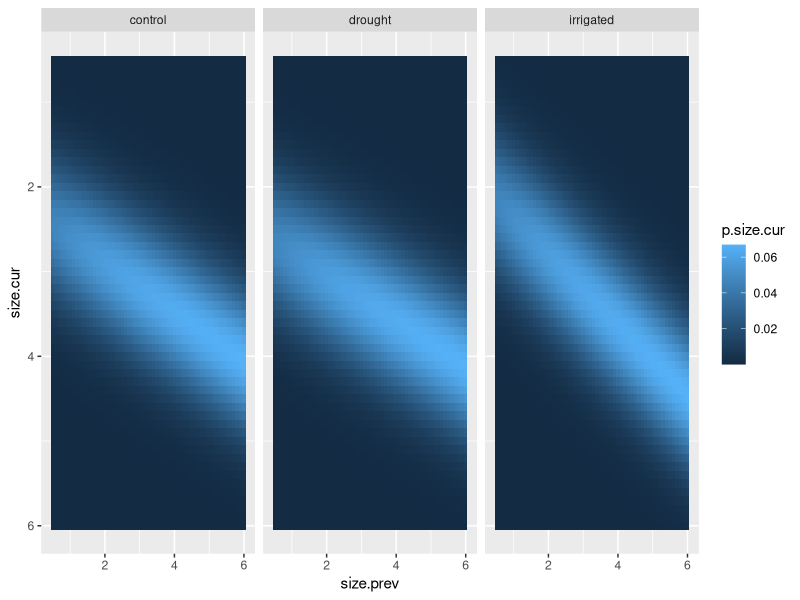

This chart was generated by the following R code: (Note: this script raises an error after producing the figure.)
# Script for re-running reproductive vital rate models and performing model
# selection and exporting a deterministic, survival e kernel for
# IPM analysis.
# --- Setup ---------------------------------------------------------

library(ggplot2)
library(dplyr)
library(tidyr)
library(glmmTMB)

rm(list = ls())

all.data = merge(
  x = read.csv('01_data_cleaning/out/demo_phen_seed_2016-2024_final.csv'),
  y = read.csv('00_raw_data/plot_treatments.csv'),
  by.x = 'Plot', by.y = 'plot'
)

nrow(all.data)
head(all.data)

all.demo = all.data %>% 
  filter(in.demo) %>%
  distinct(plantid, Year, .keep_all = TRUE)

nrow(all.demo)

# Get survival dataset

# Survival dataset:
# (Two versions: a size-dependent one and a size-independent one
# almost surely we will use the size-dependent one for analysis)

demo.surv = merge(
  # Demo in time step t+1
  x = all.demo %>% 
    mutate(prev.year = Year - 1) %>%
    rename(surv.year = Year) %>%
    select(Plot, plantid, surv.year, prev.year, No.leaves, Leaf.length, surv, trt),
  # Demo in time step t
  y = all.demo %>%
    # we are *only* interested in plants alive in time step t
    filter(surv) %>%
    # Select relevant columns
    select(Plot, plantid, Year, No.leaves, Leaf.length, trt),
  by.x = c('Plot', 'plantid', 'prev.year', 'trt'),
  by.y = c('Plot', 'plantid', 'Year', 'trt'),
  suffixes = c('', '.pre'),
  all.x = FALSE, all.y = FALSE
)

head(demo.surv)
# should be less than 1
table(demo.surv$surv, useNA = 'always')
# good

# Want to get a column where we can estimate sizes
demo.surv.sizes = demo.surv %>% 
  filter(
    !is.na(Leaf.length.pre) & !is.na(No.leaves.pre) &
      Leaf.length.pre > 0 & No.leaves.pre > 0
  ) %>%
  # Get rid of 2016 records because the sizes are not reliable
  filter(prev.year > 2016) %>%
  # Add size columns
  mutate(size.prev = log(No.leaves.pre * Leaf.length.pre))

nrow(demo.surv.sizes)
table(demo.surv.sizes$surv, useNA = 'always')

# Subset for growth estimation
demo.grow = demo.surv.sizes %>% 
  filter(surv, !is.na(Leaf.length) & !is.na(No.leaves) & Leaf.length > 0 & No.leaves > 0) %>%
  mutate(size.cur = log(Leaf.length * No.leaves))

# Finally: subset surv dataset to not include 2023-2024 surv
demo.surv.sizes = demo.surv.sizes %>% filter(surv.year < 2024)

### ----- MODEL SELECTION -----

# NOTE:
# this code is from the old script
# look at `04_analysis/analyze_phen_tradeoffs.R` for model selection with phenology

# # ------------------------------------------------
# # Fit survival models
# 
# # First question: do we need size and/or year
# # (I suspect we will)
# 
# s_0 = glmmTMB(
#   formula = surv ~ (1 | Plot),
#   family = 'binomial',
#   data = demo.surv.sizes
# )
# 
# s_y = glmmTMB(
#   formula = surv ~ (1 | surv.year) + (1 | Plot),
#   family = 'binomial',
#   data = demo.surv.sizes
# )
# 
# s_s = glmmTMB(
#   formula = surv ~ size.prev + (1 | Plot),
#   family = 'binomial',
#   data = demo.surv.sizes
# )
# 
# s_s_y = glmmTMB(
#   formula = surv ~ size.prev + (1 | surv.year) + (1 | Plot),
#   family = 'binomial',
#   data = demo.surv.sizes
# )
# 
# AIC(s_0, s_y, s_s, s_s_y) %>% mutate(daic = round(AIC - min(AIC), 2))
# 
# # Interesting! No support for year effects.
# 
# summary(s_s)
# # Increasing size increases odds of survival, unsurprisingly!
# 
# # Models to test:
# # - Treatment effect
# # - Size-treatment interaciton
# 
# s_t = glmmTMB(
#   formula = surv ~ size.prev + trt + (1 | Plot),
#   family = 'binomial',
#   data = demo.surv.sizes
# )
# 
# s_ts = glmmTMB(
#   formula = surv ~ size.prev * trt + (1 | Plot),
#   family = 'binomial',
#   data = demo.surv.sizes
# )
# 
# AIC(s_s, s_t, s_ts) %>% mutate(daic = round(AIC - min(AIC), 2))
# # No treatment effects.
# 
# # Plot of this model:
# surv.preds = data.frame(size.prev = (5:60) / 10) %>%
#   mutate(pred = predict(s_s, re.form = ~ 0, newdata = ., allow.new.levels = TRUE, type = 'response'))
# 
# head(surv.preds)
# 
# demo.surv.sizes %>%
#   mutate(surv = as.numeric(surv)) %>%
#   ggplot(aes(x = size.prev, y = surv)) +
#   geom_point(position = position_jitter(height = 0.2), alpha = 0.1, size = 3) +
#   geom_line(data = surv.preds, aes(y = pred))
# 
# # # Random effects:
# 
# # Plot level effects:
# data.frame(ranef(s_s_y)$cond$Plot) %>%
#   mutate(Plot = row.names(.)) %>%
#   rename(incp = `X.Intercept.`) %>%
#   merge(distinct(demo.surv.sizes, Plot, trt)) %>%
#   mutate(Plot = factor(Plot)) %>%
#   ggplot(aes(x = Plot, y = incp, colour = trt)) +
#   geom_point(size = 4) +
#   scale_colour_manual(values = c('black', 'red', 'blue'))
# # Definitely not seeing a clear pattern here
# 
# # Maybe slightly higher intercepts for irrigated but I trust the models
# # suggesting no treatment effect
# 
# 
# # ------------------------------------------------
# # Fit growth models
# 
# # Test for year effects
# 
# g_0 = glmmTMB(
#   size.cur ~ size.prev + (1 | Plot / plantid),
#   data = demo.grow
# )
# 
# g_y = glmmTMB(
#   size.cur ~ size.prev + (1 | prev.year) + (1 | Plot / plantid),
#   data = demo.grow
# )
# 
# AIC(g_y, g_0)
# # Yep. Support for a year effect.
# 
# # Treatment effect
# 
# g_t = glmmTMB(
#   size.cur ~ size.prev + trt + (1 | prev.year) + (1 | Plot / plantid),
#   data = demo.grow
# )
# 
# AIC(g_t, g_y)
# # Wow... no treatment effect.
# 
# # There are a couple of other things to try:
# # - treatment-year
# # - treatment-size
# # - size-year
# 
# g_ty = glmmTMB(
#   size.cur ~ size.prev + trt + (1 | prev.year) + (1 | prev.year:trt) + (1 | Plot / plantid),
#   data = demo.grow
# )
# 
# g_st.ty = glmmTMB(
#   size.cur ~ size.prev + size.prev * trt + (1 | prev.year) + (1 | prev.year:trt) + (1 | Plot / plantid),
#   data = demo.grow
# )
# 
# g_st = glmmTMB(
#   size.cur ~ size.prev * trt + (1 | prev.year) + (1 | Plot / plantid),
#   data = demo.grow
# )
# 
# g_sy = glmmTMB(
#   size.cur ~ size.prev + (size.prev | prev.year) + (1 | Plot / plantid),
#   data = demo.grow
# )
# 
# AIC(g_y, g_t, g_ty, g_st.ty, g_st, g_sy) %>% mutate(daic = round(AIC - min(AIC), 2))
# # Yep - as before, overwhelming support for the year-treatment interaction
# 
# summary(g_st.ty)
# summary(g_ty)
# # These feel like *very* weak effects on average...
# # (We also have slight advantages to both drought and irrigation...)
# 
# # glmmTMB won't let me generate predictions with half-specified random effects
# data.frame(ranef(g_st.ty)$cond$`prev.year:trt`) %>%
#   rename(intcp = `X.Intercept.`) %>%
#   mutate(year.trt = row.names(.)) %>%
#   separate(year.trt, into = c('year', 'trt'), sep = ':') %>%
#   ggplot(aes(x = year, y = intcp, colour = trt, group = trt)) +
#   geom_line() +
#   scale_colour_manual(values = c('black', 'red', 'blue'))
# # Hmm... yep pretty noisy  
# # Although if the mean effect of drought is +.12... that's actually kinda big
# # compared to the magnitude of fluctuations?
# 
# # What would results look like if I made predictions for the median plant+plot?
# abs(ranef(g_st.ty)$cond$Plot) %>% arrange(`(Intercept)`) # median plot is 13, eff is +.0222
# ranef(g_st.ty)$cond$`plantid:Plot` %>% 
#   mutate(pla = row.names(.)) %>% 
#   filter(grepl('\\_13\\:', pla)) %>% 
#   mutate(eff = `(Intercept)` + .0222) %>% 
#   arrange(abs(eff))
# # seems like median plant is our old friend 3989_13:13
# 
# expand.grid(
#   size.prev = (5:60)/10,
#   prev.year = factor(2017:2023),
#   trt = c('control', 'drought', 'irrigated')
# ) %>%
#   mutate(Plot = 13, plantid = '3989_13') %>%
#   mutate(pp = predict(g_st.ty, newdata = ., re.form = NULL)) %>%
#   ggplot(aes(x = size.prev, y = pp, colour = trt, group = trt)) +
#   geom_segment(aes(x = 0.5, y = 0.5, xend = 6, yend = 6), linetype = 2, colour = 'gray77') +
#   geom_line() +
#   scale_colour_manual(values = c('black', 'red', 'blue')) +
#   facet_wrap(~ prev.year)
# # Usually, but not always, control performing below drought...
# # (It would be cool to iterate individuals through the years...)
# 
# # Compare predictions from our two different models
# expand.grid(
#   size.prev = (5:60)/10,
#   trt = c('control', 'drought', 'irrigated')
# ) %>%
#   mutate(
#     pred.yrf = predict(g_st.ty, newdata = ., re.form = ~ 0, allow.new.levels = TRUE),
#     pred.nrf = predict(g_st, newdata = ., re.form = ~ 0, allow.new.levels = TRUE)
#   ) %>%
#   ggplot(aes(x = pred.nrf, y = pred.yrf, colour = trt)) +
#   geom_segment(aes(x = 2, y = 2, xend = 4.5, yend = 4.5), linetype = 2, colour = 'gray77') +
#   geom_point(size = 3, alpha = 0.25) +
#   labs(x = 'non-year varying', y = 'year-varying') +
#   scale_colour_manual(values = c('black', 'red', 'blue'))
# # above diagonal: greater predicted growth in year-varying model
# # below diagonal: greater predicted growth in non-year varying model
# # there's the *least* change in the control treatment...
# 
# expand.grid(
#   size.prev = (5:60)/10,
#   trt = c('control', 'drought', 'irrigated')
# ) %>%
#   mutate(
#     pred.yrf = predict(g_st.ty, newdata = ., re.form = ~ 0, allow.new.levels = TRUE),
#     pred.nrf = predict(g_st, newdata = ., re.form = ~ 0, allow.new.levels = TRUE)
#   ) %>%
#   pivot_longer(cols = c(pred.yrf, pred.nrf), names_to = 'model', values_to = 'pred') %>%
#   ggplot(aes(x = size.prev, y = pred, group = interaction(trt, model), colour = trt)) +
#   geom_segment(aes(x = .5, y = .5, xend = 6, yend = 6), linetype = 2, colour = 'gray77') +
#   geom_line(aes(linetype = model)) +
#   labs(x = 'non-year varying', y = 'year-varying') +
#   scale_colour_manual(values = c('black', 'red', 'blue'))
# # The model with the year-varying effects has less shrinkage for large plants, less growth for small plants
# 
# # I just don't trust these random effects
# AIC(g_y, g_st, g_sy) %>% mutate(daic = round(AIC - min(AIC), 2))
# 
# # Out of these, g_st appears to be best supported
# summary(g_st.ty)
# 
# expand.grid(trt = c('control', 'drought', 'irrigated'), size.prev = (5:60)/10) %>%
#   mutate(size.cur = predict(g_st.ty, re.form = ~ 0, newdata = ., allow.new.levels = TRUE)) %>%
#   ggplot(aes(x = size.prev, y = size.cur, colour = trt, group = trt)) +
#   geom_segment(aes(x = .5, y = .5, xend = 6, yend = 6), linetype = 2, linewidth = 0.25) +
#   geom_point(data = demo.grow, size = 3, alpha = 0.1) +
#   geom_line() +
#   scale_colour_manual(values = c('black', 'red', 'blue')) +
#   facet_wrap(~ trt)
# # Hmm...
# 
# # Look at residuals
# demo.grow %>%
#   mutate(resids = residuals(g_st.ty)) %>%
#   ggplot(aes(x = size.prev, y = resids, colour = trt)) +
#   geom_segment(aes(x = .5, xend = 6, y = 0, yend = 0), colour = 'gray', linetype = 2, linewidth = 0.5) +
#   scale_colour_manual(values = c('black' ,'red', 'blue')) +
#   geom_point(alpha = 0.1, size = 3)
# # Eh... a few outliers for medium-large plants...
# 
# demo.grow %>%
#   mutate(resids = residuals(g_st)) %>%
#   ggplot(aes(x = prev.year, y = resids)) +
#   geom_segment(aes(x = 2017, xend = 2023, y = 0, yend = 0), linetype = 2, linewidth = 0.5) +
#   geom_point(position = position_jitter(width = 0.4), alpha = 0.05, size = 3)
# # A few negative outliers in 2022, 2023 but nothing awful.

# ------------------------------------------------
# Construct kernels

# --- Refit final models

# Survival model
s_s = glmmTMB(
  formula = surv ~ size.prev + (1 | Plot),
  family = 'binomial',
  data = demo.surv.sizes
)

# Growth model
g_st.ty = glmmTMB(
  size.cur ~ size.prev + size.prev * trt + (1 | prev.year) + (1 | prev.year:trt) + (1 | Plot / plantid),
  data = demo.grow
)

# --- Extract parameters needed

# Residual variance in growth models
grow.sd = summary(g_st.ty)$sigma

# --- Construct and work with data frame

# Get a scaffold
grow.surv.kernel = expand.grid(
  size.prev = (5:60)/10,
  size.cur = (5:60)/10,
  trt = c('control', 'drought', 'irrigated')
)

grow.surv.kernel = grow.surv.kernel %>%
  # Predicted survival
  mutate(
    pred.surv = predict(
      newdata = .,
      object = s_s, type = 'response',
      re.form = ~ 0, allow.new.levels = TRUE
    )
  ) %>%
  # Predicted growth
  mutate(
    pred.grow.mean = predict(
      newdata = .,
      object = g_st.ty, type = 'response',
      re.form = ~ 0, allow.new.levels = TRUE
    )
  ) %>%
  # Predicted distribution of sizes in next time step
  mutate(p.grow.size = 0.1 * dnorm(size.cur, mean = pred.grow.mean, sd = grow.sd)) %>%
  # Combine all together to get overall size distribution in next time step
  mutate(p.size.cur = pred.surv * p.grow.size)

ggplot(grow.surv.kernel, aes(x = size.prev, y = size.cur)) +
  geom_tile(aes(fill = p.size.cur)) +
  scale_y_reverse() +
  facet_wrap(~ trt)

# Neat

write.csv(
  grow.surv.kernel,
  file = '03_construct_kernels/out/deterministic_growsurv_kernel.csv',
  row.names = FALSE
)


# --- Sensitivities

# Parameters of interest:
# - Survival model
#   - Intercept
#   - Slope (size-dependence)
# - Growth model:
#   - Intercept
#   - Slope (size-dependence)
#   - Residual (standard deviation term)

# Perturbation amount
delta = 0.0001

# Get a list for outputs
outputs = vector('list', 5)

# Residual variance in growth models
grow.sd = summary(g_st.ty)$sigma

# Data frame to generate predictions for
grow.surv.kernel = expand.grid(
  size.prev = (5:60)/10,
  size.cur = (5:60)/10,
  trt = c('control', 'drought', 'irrigated')
)

# Start the perturbations

# 1: Survival model intercept
outputs[[1]] = grow.surv.kernel %>%
  # Predicted survival
  mutate(
    pred.surv = predict(
      newdata = .,
      object = s_s, type = 'response',
      newparams = s_s$fit$par %>%
        (function(x) {
          x[1] <- x[1] + delta
          return(x)
        }),
      re.form = ~ 0, allow.new.levels = TRUE
    )
  ) %>%
  # Predicted growth
  mutate(
    pred.grow.mean = predict(
      newdata = .,
      object = g_st.ty, type = 'response',
      re.form = ~ 0, allow.new.levels = TRUE
    )
  ) %>%
  mutate(
    p.grow.size = 0.1 * dnorm(size.cur, pred.grow.mean, grow.sd)
  ) %>%
  # Combine all together to get overall size distribution in next time step
  mutate(p.size.cur = pred.surv * p.grow.size) %>%
  mutate(
    perturb.param = 'surv_int',
    # no treatment effects on survival
    orig.par.val = s_s$fit$par[1]
  )

# 2: Survival model 
outputs[[2]] = grow.surv.kernel %>%
  # Predicted survival
  mutate(
    pred.surv = predict(
      newdata = .,
      object = s_s, type = 'response',
      newparams = s_s$fit$par %>%
        (function(x) {
          x[2] <- x[2] + delta
          return(x)
        }),
      re.form = ~ 0, allow.new.levels = TRUE
    )
  ) %>%
  # Predicted growth
  mutate(
    pred.grow.mean = predict(
      newdata = .,
      object = g_st.ty, type = 'response',
      re.form = ~ 0, allow.new.levels = TRUE
    )
  ) %>%
  mutate(
    p.grow.size = 0.1 * dnorm(size.cur, pred.grow.mean, grow.sd)
  ) %>%
  # Combine all together to get overall size distribution in next time step
  mutate(p.size.cur = pred.surv * p.grow.size) %>%
  mutate(
    perturb.param = 'surv_slope',
    # no treatment effects on survival size dependence
    orig.par.val = s_s$fit$par[2]
  )

# 3: Growth model intercept

outputs[[3]] = grow.surv.kernel %>%
  # Predicted survival
  mutate(
    pred.surv = predict(
      newdata = .,
      object = s_s, type = 'response',
      re.form = ~ 0, allow.new.levels = TRUE
    )
  ) %>%
  # Predicted growth
  mutate(
    pred.grow.mean = predict(
      newdata = .,
      object = g_st.ty, type = 'response',
      newparams = g_st.ty$fit$par %>%
        (function(x) {
          x[1] <- x[1] + delta
          return(x)
        }),
      re.form = ~ 0, allow.new.levels = TRUE
    )
  ) %>%
  mutate(
    p.grow.size = 0.1 * dnorm(size.cur, pred.grow.mean, grow.sd)
  ) %>%
  # Combine all together to get overall size distribution in next time step
  mutate(p.size.cur = pred.surv * p.grow.size) %>%
  mutate(
    perturb.param = 'grow_int',
    orig.par.val = case_when(
      trt %in% 'control' ~ g_st.ty$fit$par[1],
      trt %in% 'drought' ~ g_st.ty$fit$par[1] + g_st.ty$fit$par[3],
      trt %in% 'irrigated' ~ g_st.ty$fit$par[1] + g_st.ty$fit$par[4]
    ) # g_st.ty$fit$par[1]
  )


# 4: Growth model intercept

outputs[[4]] = grow.surv.kernel %>%
  # Predicted survival
  mutate(
    pred.surv = predict(
      newdata = .,
      object = s_s, type = 'response',
      re.form = ~ 0, allow.new.levels = TRUE
    )
  ) %>%
  # Predicted growth
  mutate(
    pred.grow.mean = predict(
      newdata = .,
      object = g_st.ty, type = 'response',
      newparams = g_st.ty$fit$par %>%
        (function(x) {
          x[2] <- x[2] + delta
          return(x)
        }),
      re.form = ~ 0, allow.new.levels = TRUE
    )
  ) %>%
  mutate(
    p.grow.size = 0.1 * dnorm(size.cur, pred.grow.mean, grow.sd)
  ) %>%
  # Combine all together to get overall size distribution in next time step
  mutate(p.size.cur = pred.surv * p.grow.size) %>%
  mutate(
    perturb.param = 'grow_slope',
    orig.par.val = case_when(
      trt %in% 'control' ~ g_st.ty$fit$par[2],
      trt %in% 'drought' ~ g_st.ty$fit$par[2] + g_st.ty$fit$par[5],
      trt %in% 'irrigated' ~ g_st.ty$fit$par[2] + g_st.ty$fit$par[6]
    ) # g_st.ty$fit$par[2]
  )

# 5: Growth model standard deviation

outputs[[5]] = grow.surv.kernel %>%
  # Predicted survival
  mutate(
    pred.surv = predict(
      newdata = .,
      object = s_s, type = 'response',
      re.form = ~ 0, allow.new.levels = TRUE
    )
  ) %>%
  # Predicted growth
  mutate(
    pred.grow.mean = predict(
      newdata = .,
      object = g_st.ty, type = 'response',
      re.form = ~ 0, allow.new.levels = TRUE
    )
  ) %>%
  mutate(
    p.grow.size = 0.1 * dnorm(size.cur, pred.grow.mean, grow.sd + delta)
  ) %>%
  # Combine all together to get overall size distribution in next time step
  mutate(p.size.cur = pred.surv * p.grow.size) %>%
  mutate(
    perturb.param = 'grow_sigma',
    orig.par.val = grow.sd
  )

outputs.all = do.call(rbind, outputs)

write.csv(
  outputs.all %>% select(size.prev, size.cur, trt, p.size.cur, perturb.param, orig.par.val),
  file = '03_construct_kernels/out/deterministic_grow_coef_perturbation_no_phen.csv',
  row.names = FALSE
)
